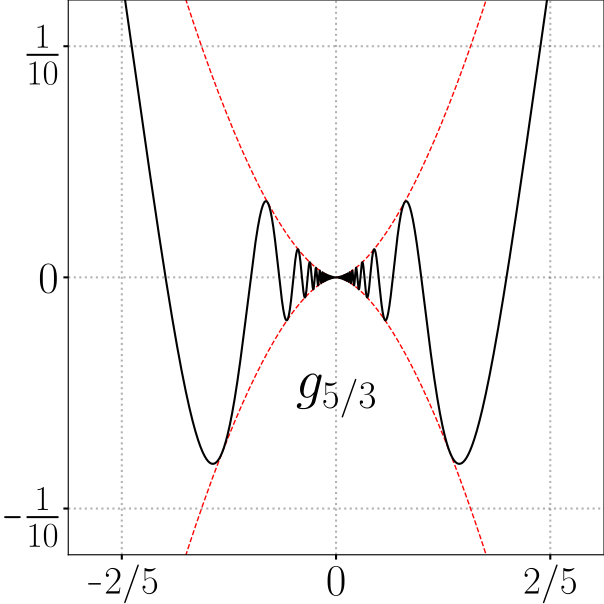

This chart was generated by the following Python code:
import numpy as np, matplotlib.pyplot as plt, matplotlib.transforms as transforms
from matplotlib import rcParams
from pathlib import Path

rcParams['font.size'] = 32
rcParams['text.usetex'] = True
rcParams['text.latex.preamble'] = r'\usepackage{amsfonts} \DeclareMathSymbol{\shortminus}{\mathbin}{AMSa}{"39}'

fig = plt.figure(figsize=(7, 7))
ax = fig.add_subplot()
ax.set_xlim(-0.5, 0.5)
ax.set_ylim(-0.12, 0.12)

x = np.linspace(-0.5, 0.5, 10000)
y = np.sign(x) * (np.abs(x) ** (5/3)) * np.sin(1/ x)

ax.plot(x, np.abs(x) ** (5/3), linewidth=1, color='red', linestyle='--')
ax.plot(x, -np.abs(x) ** (5/3), linewidth=1, color='red', linestyle='--')

ax.plot(x, y, linewidth=1.5, color='black')

ax.grid(color='black', alpha=0.3, linewidth=1.5, linestyle=':')

ax.annotate(
    xy=(0, -0.05),
    text='$g_{5/3}$',
    fontsize=40,
    ha='center',
    va='center'
)

ax.set_xticks([-0.4, 0, 0.4], labels=[r'$\shortminus 2/5$', '$0$', '$2/5$'])
ax.set_yticks([-0.1, 0, 0.1], labels=[r'$\shortminus \frac{1}{10}$', '$0$', r'$\frac{1}{10}$'])

for tick in ax.get_xticklabels()[::2]:
    tick.set_fontsize(28)

for tick in ax.get_yticklabels()[::2]:
    tick.set_fontsize(36)

ax.xaxis.set_tick_params(width=1.5)
ax.yaxis.set_tick_params(width=1.5)

plt.tight_layout()

plt.savefig(Path(__file__).with_suffix('.pdf'), format="pdf", bbox_inches="tight", pad_inches=0)
